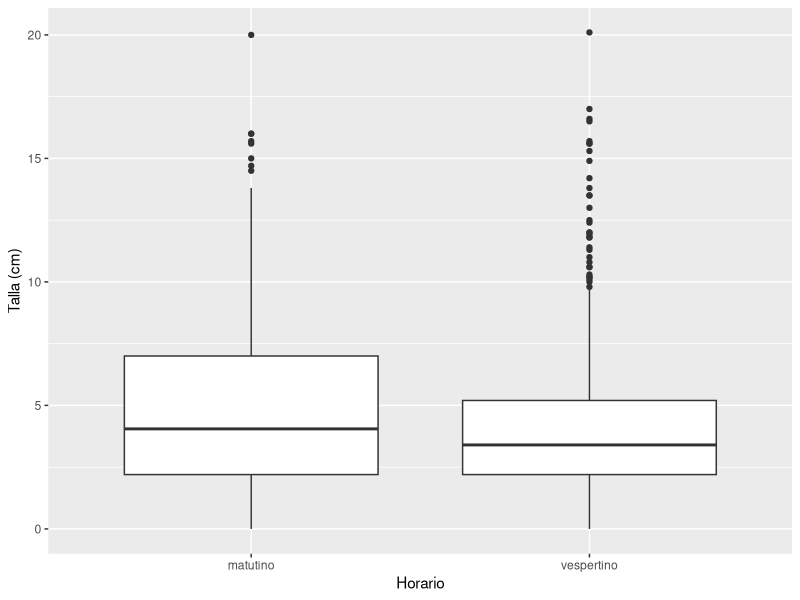
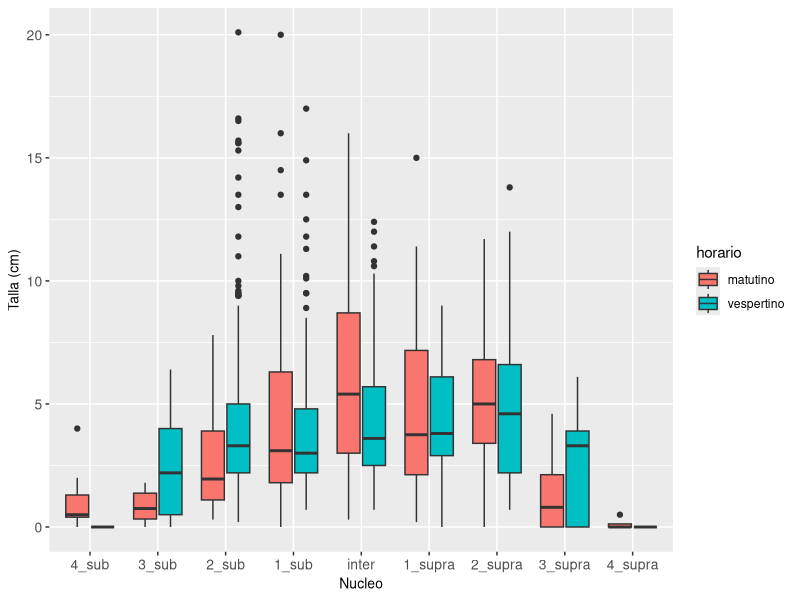
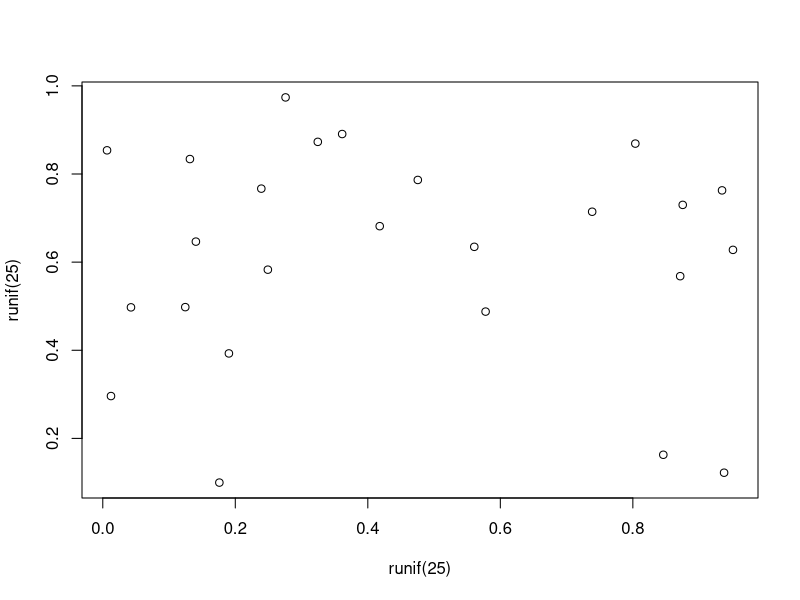

Here is the R script that generated these plots, in order:
## ---- chunk 1
#| label: Fig1
#| fig-cap: Tamaño de Oligoquetos en los distintos horarios
#| fig-width: 5
#| fig-height: 5
#| fig-align: center
#| out-width: 50%
#| echo: false
#library(car)
#library(dplyr)
library(ggplot2)
#library(MASS)
#library(vegan)
#install.packages('devtools')
#library(devtools)
#install_github("pmartinezarbizu/pairwiseAdonis/pairwiseAdonis", force = TRUE) 
#library(pairwiseAdonis)

#importar data cuando no está en el entorno
library(readr)
oligo <- read_csv("datos/Datos_ECVI - oligoquetos.csv", show_col_types = FALSE)

#crear nucleo como factor
oligo$grupo <- dplyr::case_when(
  grepl("supra", oligo$ID_nucleo) ~ "supra",
  grepl("sub", oligo$ID_nucleo) ~ "sub",
  oligo$ID_nucleo == "inter" ~ "inter"
)

oligo$ID_nucleo <- factor(
  oligo$ID_nucleo,
  levels = c("4_sub", "3_sub", "2_sub", "1_sub", "inter", 
             "1_supra", "2_supra", "3_supra", "4_supra")
)
oligo$facnuc<- as.numeric(factor(oligo$ID_nucleo, levels = c("4_sub", "3_sub", "2_sub", "1_sub", "inter", "1_supra", "2_supra", "3_supra", "4_supra")))
oligo$time <- as.numeric(factor(oligo$horario, levels= c("matutino", "vespertino")))
#class(oligo$horario)

#summary(oligo$talla_cm)
#shapiro.test(oligo$talla_cm)
#leveneTest(oligo$talla_cm, oligo$facnuc) shapiro.test(oligo_summary$individuo)
#leveneTest(oligo_summary$individuo, oligo_summary$facnuc)

#pairwise.adonis(talla_dist, oligo$ID_nucleo, perm = 99)

#Permanova abundancia

#oligo_summary$individuo <- ifelse(oligo$individuo == 0.001, 0, oligo_summary$individuo)
#abun <- as.matrix(oligo_summary$individuo)
#r.cabun <- abun^(1/4)
#abun_dist <- vegdist(r.cabun, method = "euclidean")
#oligo_summary$facnuc <- as.factor(oligo_summary$facnuc)
#oligo_summary$horario <- as.factor(oligo_summary$horario)
#adonis2(abun_dist ~ oligo_summary$facnuc * oligo_summary$horario, data = oligo_summary, permutations = 9999, method = "euclidean")
#adonis2(abun_dist ~ oligo_summary$facnuc, data = oligo_summary, permutations = 9999, method = "euclidean")
#adonis2(abun_dist ~ oligo_summary$horario, data = oligo_summary, permutations = 9999, method = "euclidean")
#pairwise.adonis(abun_dist, oligo_summary$ID_nucleo, perm = 99)

#boxplot horario
ggplot(oligo, aes(x = horario, y = talla_cm)) +
  geom_boxplot() +
  labs(x = "Horario", y = "Talla (cm)")

## ---- chunk 2
#| label: Fig2
#| fig-cap: Talla de oligoquetos en los núcleos
#| fig-width: 6.75
#| fig-height: 6.75
#| fig-align: center
#| out-width: 50%
#| echo: false
#boxplot nucleador
ggplot(oligo, aes(x = ID_nucleo, y= talla_cm, fill = horario)) +
  geom_boxplot() + 
  labs(x = "Nucleo", y = "Talla (cm)") +
  theme(
    axis.title.x = element_text(size = 10),  # Tamaño de la etiqueta del eje X
    axis.title.y = element_text(size = 10),  # Tamaño de la etiqueta del eje Y
    axis.text.x = element_text(size = 10),   # Tamaño de los valores en el eje X
    axis.text.y = element_text(size = 10),   # Tamaño de los valores en el eje Y
  )


## ---- chunk 3
#| label: fig-meaningless
#| fig-cap: A meaningless scatterplot
#| fig-width: 5
#| fig-height: 5
#| fig-align: center
#| out-width: 50%
#| echo: false
plot(runif(25), runif(25))
## ---- chunk 4
#| label: tbl-simple
#| tbl-cap: Caption centered above table
#| echo: true
knitr::kable(head(mtcars)[,1:4])
